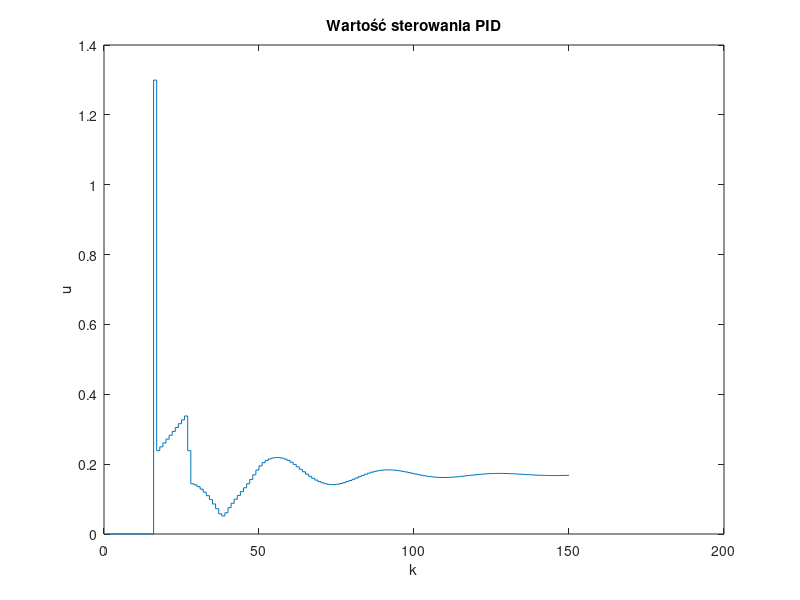
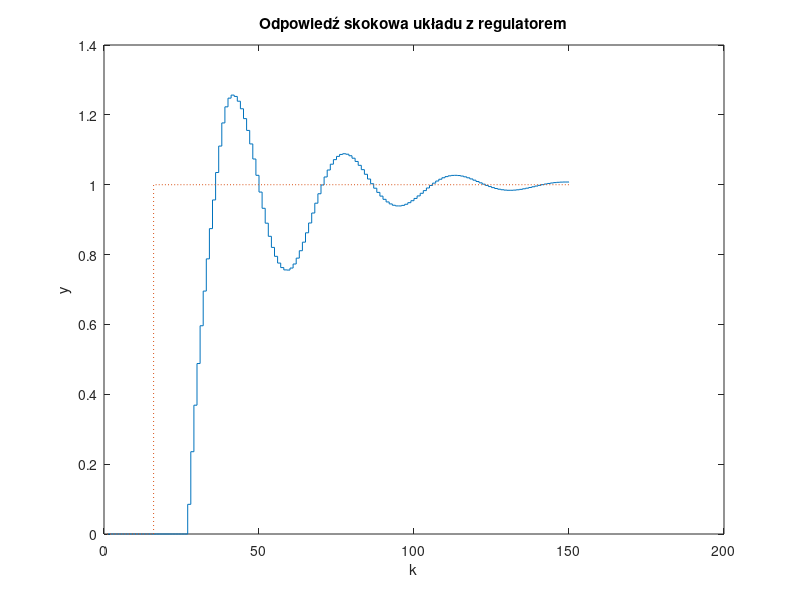

The MATLAB script that drew these images, in order:
clear all
%definicja parametrów reg ciągłego
Kr = 0.222;
Ti = 10.06;
Td = 2.4144;
T = 0.5;

%definicja parametrów PID dyskretnego
r0 = Kr*(1+ T/(2*Ti) + Td/T);
r1 = Kr*(T/(2*Ti)- 2*Td/T -1);
r2 = (Kr*Td)/T;

%wartości do równania obiektu
b0 = 0.05849;
b1 = 0.06538;
a0 = 0.716;
a1 = -1.695;

kk = 150; %koniec symulacji

%warunki początkowe
u(1:12) = 0; y(1:12) = 0;
yzad(1:15)=0; yzad(16:kk)=1;
e(1:12) = 0;

for k=13:kk
    %symulacja obiektu
    y(k)=b1*u(k-11)+b0*u(k-12)-a1*y(k-1)-a0*y(k-2);
    %uchyb regulacji
    e(k)=yzad(k)-y(k);
    %sygnał streujący regulatorem
    u(k)=r2*e(k-2)+r1*e(k-1)+r0*e(k)+u(k-1);
end

%wyniki symluacji
figure; stairs(u);
title("Wartość sterowania PID"); xlabel('k'); ylabel("u");
name = "zad4_PID_u";
print(name,'-dpng','-r400')

figure; stairs(y);
hold on; stairs(yzad,':');
title("Odpowiedź skokowa układu z regulatorem"); xlabel('k'); ylabel("y");
hold off;
name = "zad4_PID_y";
print(name,'-dpng','-r400')
